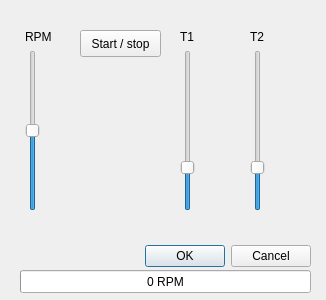
<ui version="4.0" >
 <class>TestWin</class>
 <widget class="QDialog" name="TestWin" >
  <property name="geometry" >
   <rect>
    <x>0</x>
    <y>0</y>
    <width>326</width>
    <height>300</height>
   </rect>
  </property>
  <property name="windowTitle" >
   <string>Test window for OpenChrono</string>
  </property>
  <widget class="QDialogButtonBox" name="buttonBox" >
   <property name="geometry" >
    <rect>
     <x>100</x>
     <y>240</y>
     <width>211</width>
     <height>32</height>
    </rect>
   </property>
   <property name="orientation" >
    <enum>Qt::Horizontal</enum>
   </property>
   <property name="standardButtons" >
    <set>QDialogButtonBox::Cancel|QDialogButtonBox::NoButton|QDialogButtonBox::Ok</set>
   </property>
  </widget>
  <widget class="QPushButton" name="StartStop" >
   <property name="geometry" >
    <rect>
     <x>80</x>
     <y>30</y>
     <width>81</width>
     <height>27</height>
    </rect>
   </property>
   <property name="text" >
    <string>Start / stop</string>
   </property>
  </widget>
  <widget class="QWidget" name="verticalLayout" >
   <property name="geometry" >
    <rect>
     <x>25</x>
     <y>30</y>
     <width>41</width>
     <height>181</height>
    </rect>
   </property>
   <layout class="QVBoxLayout" >
    <property name="margin" >
     <number>-1</number>
    </property>
    <property name="spacing" >
     <number>6</number>
    </property>
    <item>
     <widget class="QLabel" name="label" >
      <property name="text" >
       <string>RPM</string>
      </property>
     </widget>
    </item>
    <item>
     <widget class="QSlider" name="SliderRPM" >
      <property name="maximum" >
       <number>20000</number>
      </property>
      <property name="singleStep" >
       <number>10</number>
      </property>
      <property name="pageStep" >
       <number>100</number>
      </property>
      <property name="value" >
       <number>9999</number>
      </property>
      <property name="orientation" >
       <enum>Qt::Vertical</enum>
      </property>
     </widget>
    </item>
   </layout>
  </widget>
  <widget class="QWidget" name="verticalLayout_3" >
   <property name="geometry" >
    <rect>
     <x>250</x>
     <y>30</y>
     <width>31</width>
     <height>181</height>
    </rect>
   </property>
   <layout class="QVBoxLayout" >
    <property name="margin" >
     <number>-1</number>
    </property>
    <property name="spacing" >
     <number>6</number>
    </property>
    <item>
     <widget class="QLabel" name="label_3" >
      <property name="text" >
       <string>T2</string>
      </property>
     </widget>
    </item>
    <item>
     <widget class="QSlider" name="SliderTemp2" >
      <property name="maximum" >
       <number>200</number>
      </property>
      <property name="singleStep" >
       <number>1</number>
      </property>
      <property name="pageStep" >
       <number>10</number>
      </property>
      <property name="value" >
       <number>49</number>
      </property>
      <property name="orientation" >
       <enum>Qt::Vertical</enum>
      </property>
     </widget>
    </item>
   </layout>
  </widget>
  <widget class="QWidget" name="verticalLayout_2" >
   <property name="geometry" >
    <rect>
     <x>180</x>
     <y>30</y>
     <width>31</width>
     <height>181</height>
    </rect>
   </property>
   <layout class="QVBoxLayout" >
    <property name="margin" >
     <number>-1</number>
    </property>
    <property name="spacing" >
     <number>6</number>
    </property>
    <item>
     <widget class="QLabel" name="label_2" >
      <property name="text" >
       <string>T1</string>
      </property>
     </widget>
    </item>
    <item>
     <widget class="QSlider" name="SliderTemp1" >
      <property name="maximum" >
       <number>200</number>
      </property>
      <property name="singleStep" >
       <number>1</number>
      </property>
      <property name="pageStep" >
       <number>10</number>
      </property>
      <property name="value" >
       <number>49</number>
      </property>
      <property name="orientation" >
       <enum>Qt::Vertical</enum>
      </property>
     </widget>
    </item>
   </layout>
  </widget>
  <widget class="QLabel" name="lblT1" >
   <property name="geometry" >
    <rect>
     <x>160</x>
     <y>210</y>
     <width>61</width>
     <height>17</height>
    </rect>
   </property>
   <property name="text" >
    <string/>
   </property>
  </widget>
  <widget class="QLabel" name="lblT2" >
   <property name="geometry" >
    <rect>
     <x>230</x>
     <y>210</y>
     <width>61</width>
     <height>17</height>
    </rect>
   </property>
   <property name="text" >
    <string/>
   </property>
  </widget>
  <widget class="QLabel" name="lblRPM" >
   <property name="geometry" >
    <rect>
     <x>20</x>
     <y>210</y>
     <width>61</width>
     <height>17</height>
    </rect>
   </property>
   <property name="text" >
    <string/>
   </property>
  </widget>
  <widget class="QProgressBar" name="progressBar" >
   <property name="geometry" >
    <rect>
     <x>20</x>
     <y>270</y>
     <width>291</width>
     <height>23</height>
    </rect>
   </property>
   <property name="maximum" >
    <number>20000</number>
   </property>
   <property name="value" >
    <number>0</number>
   </property>
   <property name="alignment" >
    <set>Qt::AlignHCenter</set>
   </property>
   <property name="orientation" >
    <enum>Qt::Horizontal</enum>
   </property>
   <property name="format" >
    <string>%v RPM</string>
   </property>
  </widget>
 </widget>
 <resources/>
 <connections>
  <connection>
   <sender>buttonBox</sender>
   <signal>accepted()</signal>
   <receiver>TestWin</receiver>
   <slot>accept()</slot>
   <hints>
    <hint type="sourcelabel" >
     <x>248</x>
     <y>254</y>
    </hint>
    <hint type="destinationlabel" >
     <x>157</x>
     <y>274</y>
    </hint>
   </hints>
  </connection>
  <connection>
   <sender>buttonBox</sender>
   <signal>rejected()</signal>
   <receiver>TestWin</receiver>
   <slot>reject()</slot>
   <hints>
    <hint type="sourcelabel" >
     <x>316</x>
     <y>260</y>
    </hint>
    <hint type="destinationlabel" >
     <x>286</x>
     <y>274</y>
    </hint>
   </hints>
  </connection>
  <connection>
   <sender>SliderRPM</sender>
   <signal>valueChanged(int)</signal>
   <receiver>lblRPM</receiver>
   <slot>setNum(int)</slot>
   <hints>
    <hint type="sourcelabel" >
     <x>35</x>
     <y>168</y>
    </hint>
    <hint type="destinationlabel" >
     <x>53</x>
     <y>225</y>
    </hint>
   </hints>
  </connection>
  <connection>
   <sender>SliderTemp1</sender>
   <signal>valueChanged(int)</signal>
   <receiver>lblT1</receiver>
   <slot>setNum(int)</slot>
   <hints>
    <hint type="sourcelabel" >
     <x>193</x>
     <y>152</y>
    </hint>
    <hint type="destinationlabel" >
     <x>173</x>
     <y>213</y>
    </hint>
   </hints>
  </connection>
  <connection>
   <sender>SliderTemp2</sender>
   <signal>valueChanged(int)</signal>
   <receiver>lblT2</receiver>
   <slot>setNum(int)</slot>
   <hints>
    <hint type="sourcelabel" >
     <x>262</x>
     <y>155</y>
    </hint>
    <hint type="destinationlabel" >
     <x>271</x>
     <y>223</y>
    </hint>
   </hints>
  </connection>
  <connection>
   <sender>SliderRPM</sender>
   <signal>valueChanged(int)</signal>
   <receiver>progressBar</receiver>
   <slot>setValue(int)</slot>
   <hints>
    <hint type="sourcelabel" >
     <x>33</x>
     <y>73</y>
    </hint>
    <hint type="destinationlabel" >
     <x>93</x>
     <y>284</y>
    </hint>
   </hints>
  </connection>
 </connections>
</ui>
